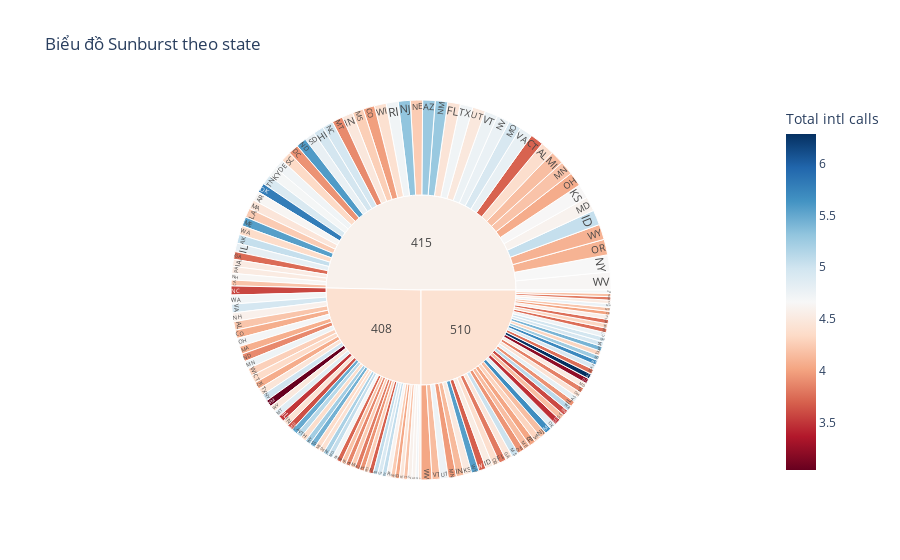

Notebook code cell kept with this figure:
### Code cell
fig = px.sunburst(
    tele,
    path=['Area code', 'State'],
    values='Account length',
    color='Total intl calls',
    color_continuous_scale='RdBu',
    title='Biểu đồ Sunburst theo state'
)

# Show the chart
fig.show()

### Figure 1 — Plotly figure (JSON) as saved in the notebook; plotly's stock layout.template omitted (floating-point values rounded to 4 significant figures; data arrays with more than 128 entries replaced by an {"elided": "..."} marker saying what was removed)
{"data": [{"branchvalues": "total", "customdata": {"elided": "156x1 float values"}, "domain": {"x": [0, 1], "y": [0, 1]}, "hovertemplate": "labels=%{label}<br>Account length=%{value}<br>parent=%{parent}<br>id=%{id}<br>Total intl calls=%{color}<extra></extra>", "ids": {"elided": "156 str values"}, "labels": {"elided": "156 str values"}, "marker": {"coloraxis": "coloraxis", "colors": {"elided": "156 float values"}}, "name": "", "parents": {"elided": "156 str values"}, "type": "sunburst", "values": {"elided": "156 int values"}}], "layout": {"coloraxis": {"colorbar": {"title": {"text": "Total intl calls"}}, "colorscale": [[0, "rgb(103,0,31)"], [0.1, "rgb(178,24,43)"], [0.2, "rgb(214,96,77)"], [0.3, "rgb(244,165,130)"], [0.4, "rgb(253,219,199)"], [0.5, "rgb(247,247,247)"], [0.6, "rgb(209,229,240)"], [0.7, "rgb(146,197,222)"], [0.8, "rgb(67,147,195)"], [0.9, "rgb(33,102,172)"], [1, "rgb(5,48,97)"]]}, "legend": {"tracegroupgap": 0}, "title": {"text": "Biểu đồ Sunburst theo state"}}}
